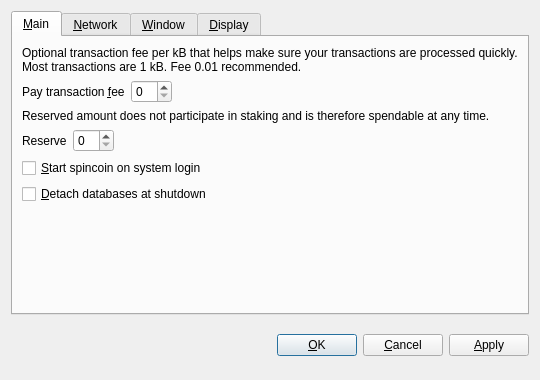
<?xml version="1.0" encoding="UTF-8"?>
<ui version="4.0">
 <class>OptionsDialog</class>
 <widget class="QDialog" name="OptionsDialog">
  <property name="geometry">
   <rect>
    <x>0</x>
    <y>0</y>
    <width>540</width>
    <height>380</height>
   </rect>
  </property>
  <property name="windowTitle">
   <string>Options</string>
  </property>
  <property name="modal">
   <bool>true</bool>
  </property>
  <layout class="QVBoxLayout" name="verticalLayout">
   <item>
    <widget class="QTabWidget" name="tabWidget">
     <property name="tabPosition">
      <enum>QTabWidget::North</enum>
     </property>
     <property name="currentIndex">
      <number>0</number>
     </property>
     <widget class="QWidget" name="tabMain">
      <attribute name="title">
       <string>&amp;Main</string>
      </attribute>
      <layout class="QVBoxLayout" name="verticalLayout_Main">
       <item>
        <widget class="QLabel" name="transactionFeeInfoLabel">
         <property name="text">
          <string>Optional transaction fee per kB that helps make sure your transactions are processed quickly. Most transactions are 1 kB. Fee 0.01 recommended.</string>
         </property>
         <property name="textFormat">
          <enum>Qt::PlainText</enum>
         </property>
         <property name="wordWrap">
          <bool>true</bool>
         </property>
        </widget>
       </item>
       <item>
        <layout class="QHBoxLayout" name="horizontalLayoutFee">
         <item>
          <widget class="QLabel" name="transactionFeeLabel">
           <property name="text">
            <string>Pay transaction &amp;fee</string>
           </property>
           <property name="textFormat">
            <enum>Qt::PlainText</enum>
           </property>
           <property name="buddy">
            <cstring>transactionFee</cstring>
           </property>
          </widget>
         </item>
         <item>
          <widget class="spincoinAmountField" name="transactionFee"/>
         </item>
         <item>
          <spacer name="horizontalSpacerFee">
           <property name="orientation">
            <enum>Qt::Horizontal</enum>
           </property>
           <property name="sizeHint" stdset="0">
            <size>
             <width>40</width>
             <height>20</height>
            </size>
           </property>
          </spacer>
         </item>
        </layout>
       </item>
       <item>
        <widget class="QLabel" name="reserveBalanceInfoLabel">
         <property name="text">
          <string>Reserved amount does not participate in staking and is therefore spendable at any time.</string>
         </property>
         <property name="textFormat">
          <enum>Qt::PlainText</enum>
         </property>
         <property name="wordWrap">
          <bool>true</bool>
         </property>
        </widget>
       </item>
       <item>
        <layout class="QHBoxLayout" name="horizontalLayoutReserveBalance">
         <item>
          <widget class="QLabel" name="reserveBalanceLabel">
           <property name="text">
            <string>Reserve</string>
           </property>
           <property name="textFormat">
            <enum>Qt::PlainText</enum>
           </property>
           <property name="buddy">
            <cstring>reserveBalance</cstring>
           </property>
          </widget>
         </item>
         <item>
          <widget class="spincoinAmountField" name="reserveBalance"/>
         </item>
         <item>
          <spacer name="horizontalSpacerReserveBalance">
           <property name="orientation">
            <enum>Qt::Horizontal</enum>
           </property>
           <property name="sizeHint" stdset="0">
            <size>
             <width>40</width>
             <height>20</height>
            </size>
           </property>
          </spacer>
         </item>
        </layout>
       </item>
       <item>
        <widget class="QCheckBox" name="spincoinAtStartup">
         <property name="toolTip">
          <string>Automatically start spincoin after logging in to the system.</string>
         </property>
         <property name="text">
          <string>&amp;Start spincoin on system login</string>
         </property>
        </widget>
       </item>
       <item>
        <widget class="QCheckBox" name="detachDatabases">
         <property name="toolTip">
          <string>Detach block and address databases at shutdown. This means they can be moved to another data directory, but it slows down shutdown. The wallet is always detached.</string>
         </property>
         <property name="text">
          <string>&amp;Detach databases at shutdown</string>
         </property>
        </widget>
       </item>
       <item>
        <spacer name="verticalSpacer_Main">
         <property name="orientation">
          <enum>Qt::Vertical</enum>
         </property>
         <property name="sizeHint" stdset="0">
          <size>
           <width>20</width>
           <height>40</height>
          </size>
         </property>
        </spacer>
       </item>
      </layout>
     </widget>
     <widget class="QWidget" name="tabNetwork">
      <attribute name="title">
       <string>&amp;Network</string>
      </attribute>
      <layout class="QVBoxLayout" name="verticalLayout_Network">
       <item>
        <widget class="QCheckBox" name="mapPortUpnp">
         <property name="toolTip">
          <string>Automatically open the spincoin client port on the router. This only works when your router supports UPnP and it is enabled.</string>
         </property>
         <property name="text">
          <string>Map port using &amp;UPnP</string>
         </property>
        </widget>
       </item>
       <item>
        <widget class="QCheckBox" name="connectSocks">
         <property name="toolTip">
          <string>Connect to the spincoin network through a SOCKS proxy (e.g. when connecting through Tor).</string>
         </property>
         <property name="text">
          <string>&amp;Connect through SOCKS proxy:</string>
         </property>
        </widget>
       </item>
       <item>
        <layout class="QHBoxLayout" name="horizontalLayout_Network">
         <item>
          <widget class="QLabel" name="proxyIpLabel">
           <property name="text">
            <string>Proxy &amp;IP:</string>
           </property>
           <property name="textFormat">
            <enum>Qt::PlainText</enum>
           </property>
           <property name="buddy">
            <cstring>proxyIp</cstring>
           </property>
          </widget>
         </item>
         <item>
          <widget class="QValidatedLineEdit" name="proxyIp">
           <property name="maximumSize">
            <size>
             <width>140</width>
             <height>16777215</height>
            </size>
           </property>
           <property name="toolTip">
            <string>IP address of the proxy (e.g. 127.0.0.1)</string>
           </property>
          </widget>
         </item>
         <item>
          <widget class="QLabel" name="proxyPortLabel">
           <property name="text">
            <string>&amp;Port:</string>
           </property>
           <property name="textFormat">
            <enum>Qt::PlainText</enum>
           </property>
           <property name="buddy">
            <cstring>proxyPort</cstring>
           </property>
          </widget>
         </item>
         <item>
          <widget class="QLineEdit" name="proxyPort">
           <property name="maximumSize">
            <size>
             <width>55</width>
             <height>16777215</height>
            </size>
           </property>
           <property name="toolTip">
            <string>Port of the proxy (e.g. 9050)</string>
           </property>
          </widget>
         </item>
         <item>
          <widget class="QLabel" name="socksVersionLabel">
           <property name="text">
            <string>SOCKS &amp;Version:</string>
           </property>
           <property name="textFormat">
            <enum>Qt::PlainText</enum>
           </property>
           <property name="buddy">
            <cstring>socksVersion</cstring>
           </property>
          </widget>
         </item>
         <item>
          <widget class="QValueComboBox" name="socksVersion">
           <property name="toolTip">
            <string>SOCKS version of the proxy (e.g. 5)</string>
           </property>
          </widget>
         </item>
         <item>
          <spacer name="horizontalSpacer_Network">
           <property name="orientation">
            <enum>Qt::Horizontal</enum>
           </property>
           <property name="sizeHint" stdset="0">
            <size>
             <width>40</width>
             <height>20</height>
            </size>
           </property>
          </spacer>
         </item>
        </layout>
       </item>
       <item>
        <spacer name="verticalSpacer_Network">
         <property name="orientation">
          <enum>Qt::Vertical</enum>
         </property>
         <property name="sizeHint" stdset="0">
          <size>
           <width>20</width>
           <height>40</height>
          </size>
         </property>
        </spacer>
       </item>
      </layout>
     </widget>
     <widget class="QWidget" name="tabWindow">
      <attribute name="title">
       <string>&amp;Window</string>
      </attribute>
      <layout class="QVBoxLayout" name="verticalLayout_Window">
       <item>
        <widget class="QCheckBox" name="minimizeToTray">
         <property name="toolTip">
          <string>Show only a tray icon after minimizing the window.</string>
         </property>
         <property name="text">
          <string>&amp;Minimize to the tray instead of the taskbar</string>
         </property>
        </widget>
       </item>
       <item>
        <widget class="QCheckBox" name="minimizeOnClose">
         <property name="toolTip">
          <string>Minimize instead of exit the application when the window is closed. When this option is enabled, the application will be closed only after selecting Quit in the menu.</string>
         </property>
         <property name="text">
          <string>M&amp;inimize on close</string>
         </property>
        </widget>
       </item>
       <item>
        <spacer name="verticalSpacer_Window">
         <property name="orientation">
          <enum>Qt::Vertical</enum>
         </property>
         <property name="sizeHint" stdset="0">
          <size>
           <width>20</width>
           <height>40</height>
          </size>
         </property>
        </spacer>
       </item>
      </layout>
     </widget>
     <widget class="QWidget" name="tabDisplay">
      <attribute name="title">
       <string>&amp;Display</string>
      </attribute>
      <layout class="QVBoxLayout" name="verticalLayout_Display">
       <item>
        <layout class="QHBoxLayout" name="horizontalLayout_1_Display">
         <item>
          <widget class="QLabel" name="langLabel">
           <property name="text">
            <string>User Interface &amp;language:</string>
           </property>
           <property name="textFormat">
            <enum>Qt::PlainText</enum>
           </property>
           <property name="buddy">
            <cstring>lang</cstring>
           </property>
          </widget>
         </item>
         <item>
          <widget class="QValueComboBox" name="lang">
           <property name="toolTip">
            <string>The user interface language can be set here. This setting will take effect after restarting spincoin.</string>
           </property>
          </widget>
         </item>
        </layout>
       </item>
       <item>
        <layout class="QHBoxLayout" name="horizontalLayout_2_Display">
         <item>
          <widget class="QLabel" name="unitLabel">
           <property name="text">
            <string>&amp;Unit to show amounts in:</string>
           </property>
           <property name="textFormat">
            <enum>Qt::PlainText</enum>
           </property>
           <property name="buddy">
            <cstring>unit</cstring>
           </property>
          </widget>
         </item>
         <item>
          <widget class="QValueComboBox" name="unit">
           <property name="toolTip">
            <string>Choose the default subdivision unit to show in the interface and when sending coins.</string>
           </property>
          </widget>
         </item>
        </layout>
       </item>
       <item>
        <widget class="QCheckBox" name="displayAddresses">
         <property name="toolTip">
          <string>Whether to show spincoin addresses in the transaction list or not.</string>
         </property>
         <property name="text">
          <string>&amp;Display addresses in transaction list</string>
         </property>
        </widget>
       </item>
       <item>
        <widget class="QCheckBox" name="coinControlFeatures">
         <property name="toolTip">
          <string>Whether to show coin control features or not.</string>
         </property>
         <property name="text">
          <string>Display coin &amp;control features (experts only!)</string>
         </property>
        </widget>
       </item>
       <item>
        <spacer name="verticalSpacer_Display">
         <property name="orientation">
          <enum>Qt::Vertical</enum>
         </property>
         <property name="sizeHint" stdset="0">
          <size>
           <width>20</width>
           <height>40</height>
          </size>
         </property>
        </spacer>
       </item>
      </layout>
     </widget>
    </widget>
   </item>
   <item>
    <layout class="QHBoxLayout" name="horizontalLayout_Buttons">
     <item>
      <spacer name="horizontalSpacer_1">
       <property name="orientation">
        <enum>Qt::Horizontal</enum>
       </property>
       <property name="sizeHint" stdset="0">
        <size>
         <width>40</width>
         <height>48</height>
        </size>
       </property>
      </spacer>
     </item>
     <item>
      <widget class="QLabel" name="statusLabel">
       <property name="font">
        <font>
         <weight>75</weight>
         <bold>true</bold>
        </font>
       </property>
       <property name="text">
        <string/>
       </property>
       <property name="textFormat">
        <enum>Qt::PlainText</enum>
       </property>
       <property name="wordWrap">
        <bool>true</bool>
       </property>
      </widget>
     </item>
     <item>
      <spacer name="horizontalSpacer_2">
       <property name="orientation">
        <enum>Qt::Horizontal</enum>
       </property>
       <property name="sizeHint" stdset="0">
        <size>
         <width>40</width>
         <height>48</height>
        </size>
       </property>
      </spacer>
     </item>
     <item>
      <widget class="QPushButton" name="okButton">
       <property name="text">
        <string>&amp;OK</string>
       </property>
      </widget>
     </item>
     <item>
      <widget class="QPushButton" name="cancelButton">
       <property name="text">
        <string>&amp;Cancel</string>
       </property>
       <property name="autoDefault">
        <bool>false</bool>
       </property>
      </widget>
     </item>
     <item>
      <widget class="QPushButton" name="applyButton">
       <property name="text">
        <string>&amp;Apply</string>
       </property>
       <property name="autoDefault">
        <bool>false</bool>
       </property>
      </widget>
     </item>
    </layout>
   </item>
  </layout>
 </widget>
 <customwidgets>
  <customwidget>
   <class>spincoinAmountField</class>
   <extends>QSpinBox</extends>
   <header>spincoinamountfield.h</header>
  </customwidget>
  <customwidget>
   <class>QValueComboBox</class>
   <extends>QComboBox</extends>
   <header>qvaluecombobox.h</header>
  </customwidget>
  <customwidget>
   <class>QValidatedLineEdit</class>
   <extends>QLineEdit</extends>
   <header>qvalidatedlineedit.h</header>
  </customwidget>
 </customwidgets>
 <resources/>
 <connections/>
</ui>
